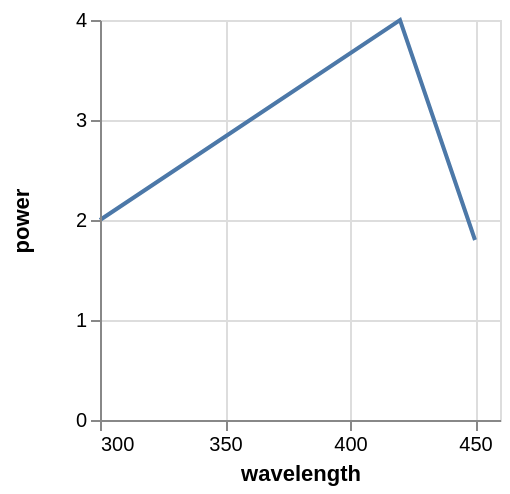

Vega-Lite specification for this chart:
### Vega specification from a JSON file in a GitHub repository (floating-point values rounded to 4 significant figures)
{"$schema": "https://vega.github.io/schema/vega/v3.json", "autosize": "pad", "padding": 5, "width": 200, "height": 200, "style": "cell", "data": [{"name": "source_0", "values": [{"wavelength": 250, "power": 1}, {"wavelength": 300, "power": 2}, {"wavelength": 420, "power": 4}, {"wavelength": 450, "power": 1.8}, {"wavelength": 500, "power": 1.1}]}, {"name": "data_0", "source": "source_0", "transform": [{"type": "formula", "expr": "toNumber(datum[\"wavelength\"])", "as": "wavelength"}, {"type": "formula", "expr": "toNumber(datum[\"power\"])", "as": "power"}, {"type": "filter", "expr": "inrange(datum[\"wavelength\"], [300, 450])"}]}], "marks": [{"name": "marks", "type": "line", "style": ["line"], "sort": {"field": "datum[\"wavelength\"]", "order": "descending"}, "from": {"data": "data_0"}, "encode": {"update": {"stroke": {"value": "#4c78a8"}, "x": {"scale": "x", "field": "wavelength"}, "y": {"scale": "y", "field": "power"}, "defined": {"signal": "datum[\"wavelength\"] !== null && !isNaN(datum[\"wavelength\"]) && datum[\"power\"] !== null && !isNaN(datum[\"power\"])"}}}}], "scales": [{"name": "x", "type": "linear", "domain": [300, 450], "range": [0, {"signal": "width"}], "nice": true, "zero": false}, {"name": "y", "type": "linear", "domain": {"data": "data_0", "field": "power"}, "range": [{"signal": "height"}, 0], "nice": true, "zero": true}], "axes": [{"scale": "x", "orient": "bottom", "grid": false, "title": "wavelength", "labelFlush": true, "labelOverlap": true, "tickCount": {"signal": "ceil(width/40)"}, "zindex": 1}, {"scale": "x", "orient": "bottom", "grid": true, "tickCount": {"signal": "ceil(width/40)"}, "gridScale": "y", "domain": false, "labels": false, "maxExtent": 0, "minExtent": 0, "ticks": false, "zindex": 0}, {"scale": "y", "orient": "left", "grid": false, "title": "power", "labelOverlap": true, "tickCount": {"signal": "ceil(height/40)"}, "zindex": 1}, {"scale": "y", "orient": "left", "grid": true, "tickCount": {"signal": "ceil(height/40)"}, "gridScale": "x", "domain": false, "labels": false, "maxExtent": 0, "minExtent": 0, "ticks": false, "zindex": 0}], "config": {"axisY": {"minExtent": 30}}}
